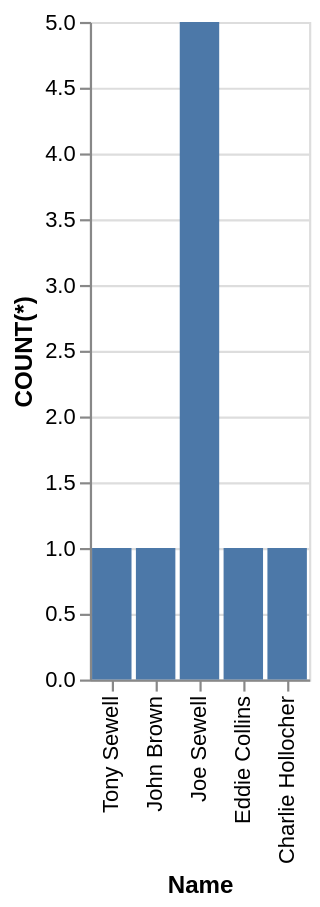

Specify this chart in Vega-Lite:
### Vega-Lite specification from a JSON file in a GitHub repository (floating-point values rounded to 4 significant figures)
{"data": {"values": [{"x_data": "Charlie Hollocher", "y_data": 1}, {"x_data": "Eddie Collins", "y_data": 1}, {"x_data": "Joe Sewell", "y_data": 5}, {"x_data": "John Brown", "y_data": 1}, {"x_data": "Tony Sewell", "y_data": 1}]}, "mark": "bar", "encoding": {"x": {"field": "x_data", "type": "nominal", "title": "Name", "sort": "descending"}, "y": {"field": "y_data", "type": "quantitative", "title": "COUNT(*)"}}}
